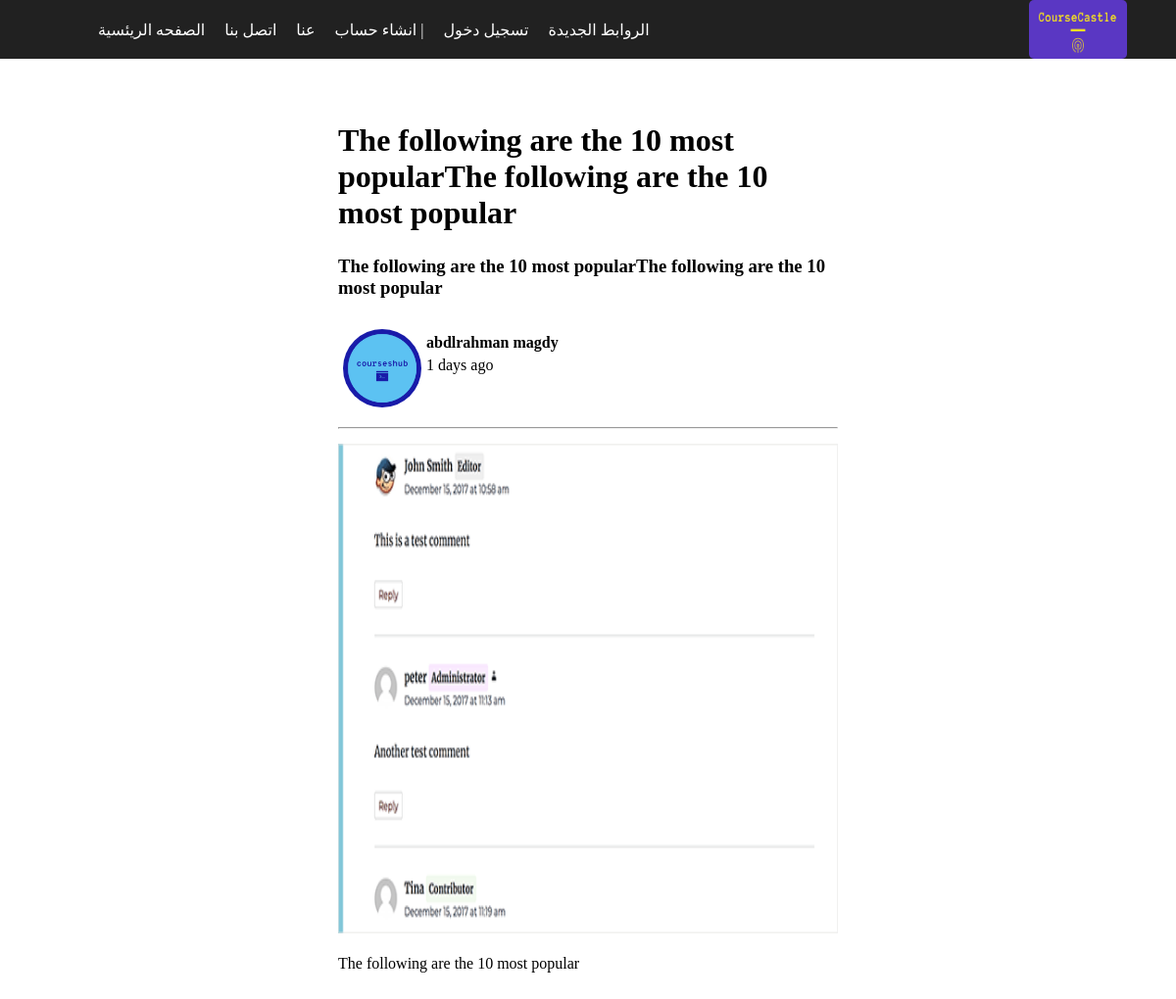
The page /hims_final_project/books_details.php?id=40 on the database its author committed.
### tables this page shows
CREATE TABLE `books` (
  `id` int(11) NOT NULL,
  `admin_id` int(11) NOT NULL,
  `admin_name` varchar(255) NOT NULL,
  `admin_pro` varchar(255) NOT NULL,
  `title` varchar(255) NOT NULL,
  `subheading` varchar(255) NOT NULL,
  `img_title` varchar(255) NOT NULL,
  `article` text NOT NULL,
  `subheading2` varchar(255) DEFAULT NULL,
  `content2` text DEFAULT NULL,
  `img2` varchar(255) DEFAULT NULL,
  `subheading3` varchar(255) DEFAULT NULL,
  `content3` text DEFAULT NULL,
  `img3` varchar(255) DEFAULT NULL,
  `create_date` datetime NOT NULL
);

### hims_final_project/books_details.php (the view, shortened to what this page needs)
<?php
include("connection.php");
include("header.php");
$id = $_GET['id'];
$article = $database->prepare("SELECT * FROM books WHERE id = :id");
$article->bindParam(':id', $id);
$article->execute();
$result = $article->fetch();
?>
<head>
<link rel="stylesheet" href="css/books_details.css"/>
</head>
<?php
        $postTime = new DateTime($result['create_date']);
        $currentTime = new DateTime();
        $interval = $currentTime->diff($postTime);
        $timeAgo = '';
        if ($interval->y >= 1) {
          $timeAgo = $interval->y . ' years ago';
        } elseif ($interval->m >= 1) {
          $timeAgo = $interval->m . ' months ago';
        } elseif ($interval->d >= 1) {
          $timeAgo = $interval->d . ' days ago';
        } elseif ($interval->h >= 1) {
          $timeAgo = $interval->h . ' hours ago';
        } elseif ($interval->i >= 1) {
          $timeAgo = $interval->i . ' minutes ago';
        } else {
          $timeAgo = 'Less than a minute ago';
        }
      ?>
<body>
<div class="book_Con">
<div class="book_header">
<h1> <?php echo $result["title"]?></h1>
<div class="book_subheading">
<h3><?php  echo $result["subheading"]?></h3>
</div>
<div class="book_header_img">
  <img src = <?php echo "books/".$result["admin_pro"]?> class="img">
  <div class="name_date">
  <div class="name"> <h4><?php echo $result["admin_name"]?></div> </h4>
  <div class="publish_time"> <?php echo  $timeAgo?></div>
  </div>
</div>
</div>
<hr>
  <div class="book_con_content">
  <img src= <?php echo "articles/".$result["img_title"]?>>
  <div class="book_content">
  <p class="book_content_pargraph"> <?php  echo $result["article"]?></p>
      </div>
</div>
</div>
</body>

### hims_final_project/css/header.css (style rules this page uses)
* { text-decoration: none; list-style: none; box-sizing: border-box; margin: 0; padding: 0; text-decoration: none; cursor: pointer; }

### hims_final_project/css/books_details.css (style rules this page uses)
.book_Con { width: 45%; margin: 50px auto 50px auto; padding: 15px; }
.book_header { width: 100%; display: flex; flex-direction: column; }
.book_header h1 { margin-bottom: 25px; }
.book_subheading { width:100%; height: 50px; }
.book_subheading { width: 100%; margin-bottom: 20px; }
.book_header_img { width: 50%; display: flex; flex-direction: row; margin: 5px; }
.book_header_img .img { width: 80px; height: 80px; border-radius: 50%; }
.name_date { width: 500px; }
.name_date div { margin: 5px 0 0 5px; }
.book_con_content img { width: 100%; height: 500px; margin-bottom: 15px; }
.book_content_pargraph { line-height: 2rem; margin-bottom: 50px; }
hr { margin: 15px 0 15px ; }

### rows shown on the page
books: title "The following are the 10 most popularThe following are the 10 most popular", subheading "The following are the 10 most popularThe following are the 10 most popular", admin_pro (picture), admin_name "abdlrahman magdy", create_date "1 days ago", img_title (picture), article "The following are the 10 most popular"
